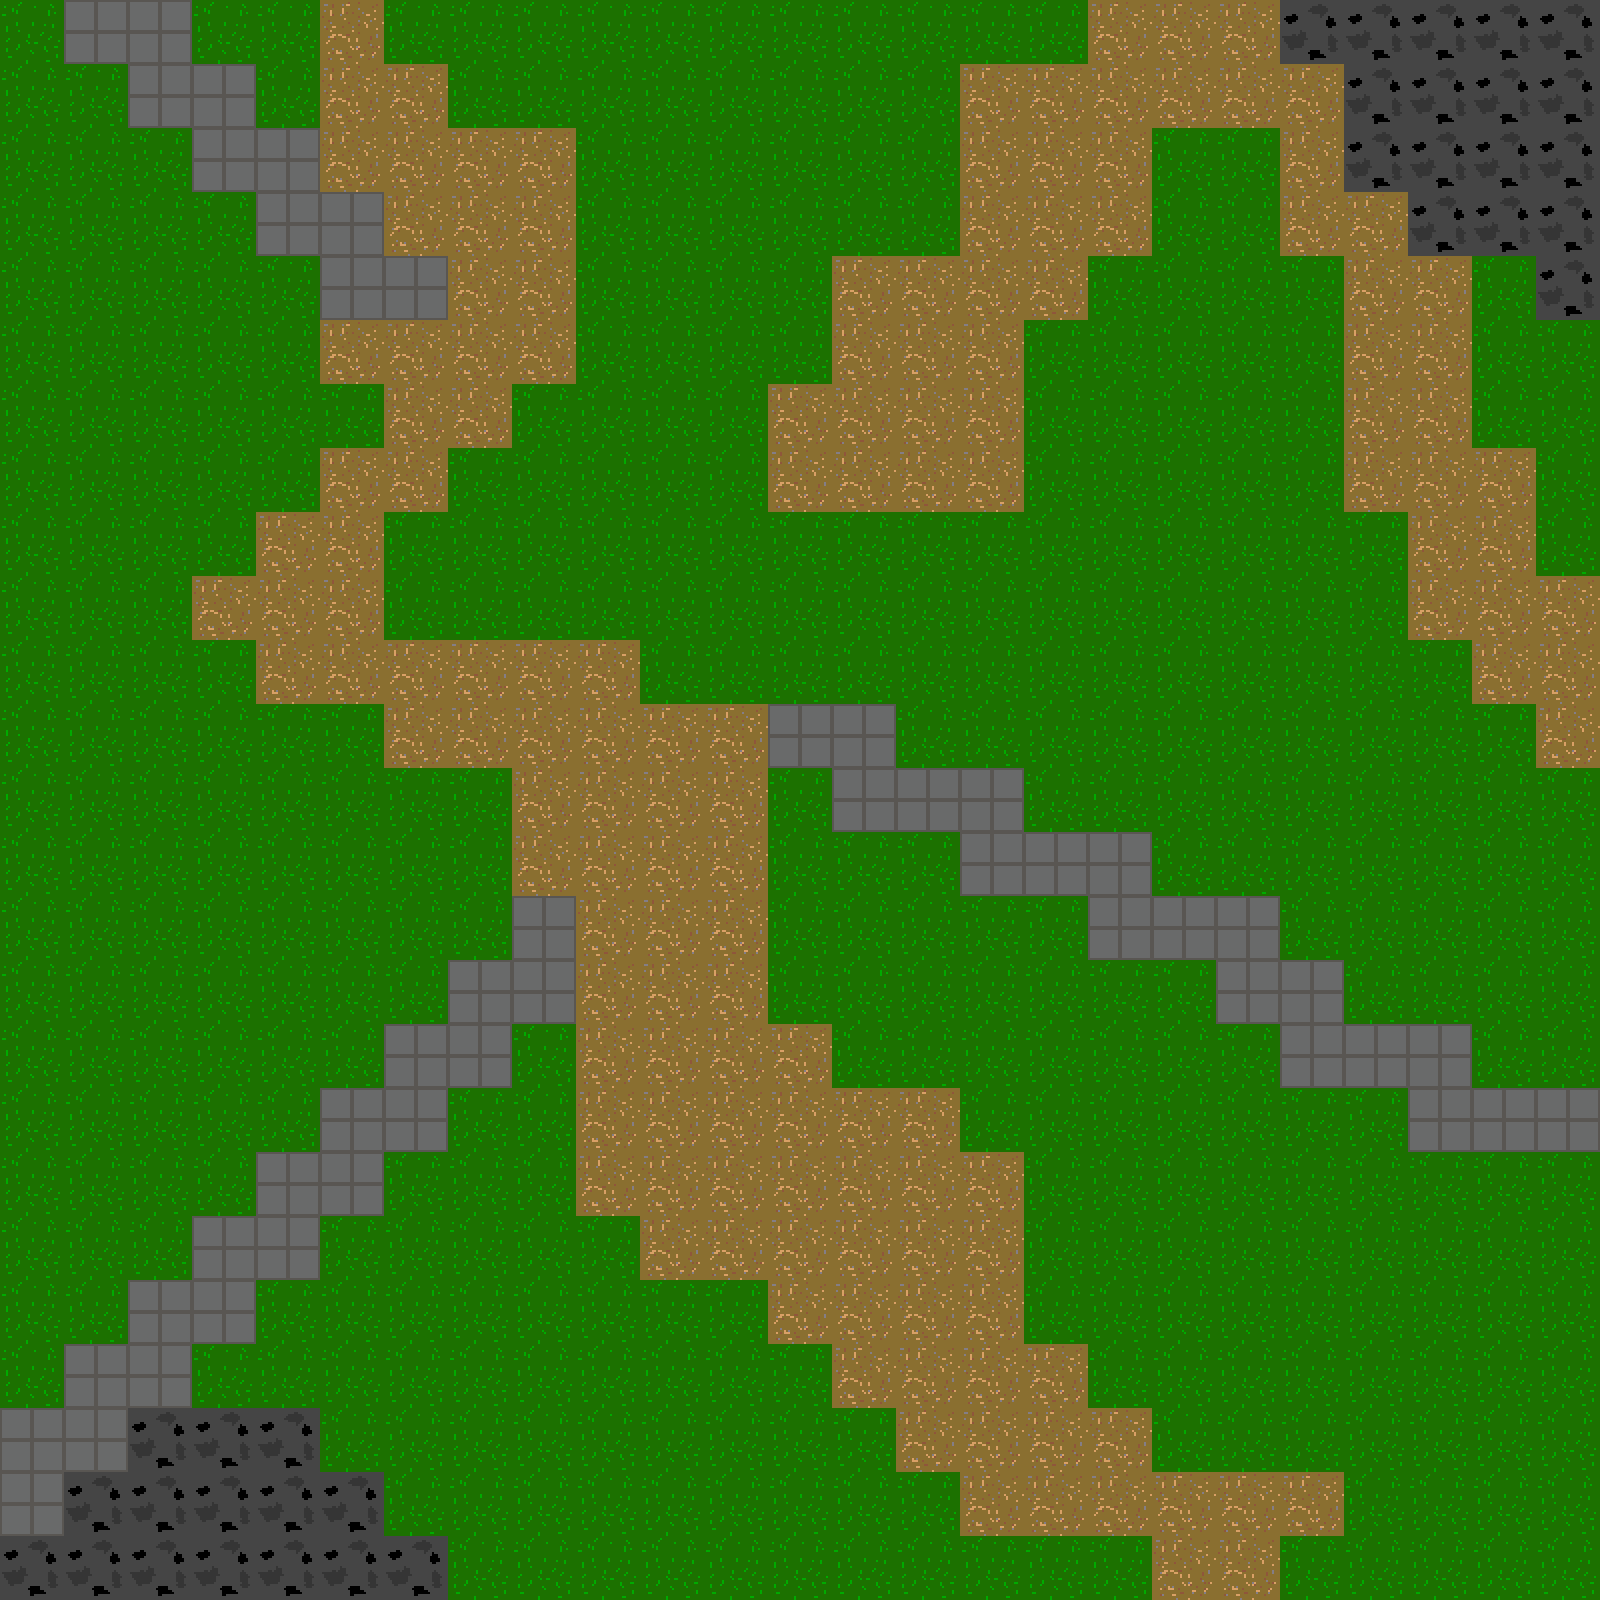

This game map was drawn from its Tiled (.tmx) file and the tilesets committed beside it. A one-line description and the full map source follow:
An orthogonal 25x25 tile map with 64x64 px tiles, 1 tile layer (Tile Layer 1).

<map version="1.10" tiledversion="1.11.2" orientation="orthogonal" renderorder="right-down" width="25" height="25" tilewidth="64" tileheight="64" infinite="0" nextlayerid="3" nextobjectid="1">
 <tileset firstgid="1" name="tdtileset" tilewidth="64" tileheight="64" tilecount="10" columns="0">
  <grid orientation="orthogonal" width="1" height="1" />
  <tile id="1">
   <image source="tiles/dirt.png" width="64" height="64" />
  </tile>
  <tile id="2">
   <image source="tiles/grass.png" width="64" height="64" />
  </tile>
  <tile id="3">
   <image source="tiles/wall.png" width="64" height="64" />
  </tile>
  <tile id="4">
   <image source="tiles/water.png" width="64" height="64" />
  </tile>
  <tile id="5">
   <image source="tiles/stone.png" width="64" height="64" />
  </tile>
  <tile id="6">
   <image source="tiles/crystal.png" width="64" height="64" />
  </tile>
  <tile id="7">
   <image source="tiles/mossystone.png" width="64" height="64" />
  </tile>
  <tile id="8">
   <image source="tiles/sand.png" width="64" height="64" />
  </tile>
  <tile id="9">
   <image source="tiles/sandwithfossils.png" width="64" height="64" />
  </tile>
  <tile id="10">
   <image source="tiles/sedimentrock.png" width="64" height="64" />
  </tile>
 </tileset>
 <layer id="1" name="Tile Layer 1" width="25" height="25">
  <data encoding="csv">
3,4,4,3,3,2,3,3,3,3,3,3,3,3,3,3,3,2,2,2,6,6,6,6,6,
3,3,4,4,3,2,2,3,3,3,3,3,3,3,3,2,2,2,2,2,2,6,6,6,6,
3,3,3,4,4,2,2,2,2,3,3,3,3,3,3,2,2,2,3,3,2,6,6,6,6,
3,3,3,3,4,4,2,2,2,3,3,3,3,3,3,2,2,2,3,3,2,2,6,6,6,
3,3,3,3,3,4,4,2,2,3,3,3,3,2,2,2,2,3,3,3,3,2,2,3,6,
3,3,3,3,3,2,2,2,2,3,3,3,3,2,2,2,3,3,3,3,3,2,2,3,3,
3,3,3,3,3,3,2,2,3,3,3,3,2,2,2,2,3,3,3,3,3,2,2,3,3,
3,3,3,3,3,2,2,3,3,3,3,3,2,2,2,2,3,3,3,3,3,2,2,2,3,
3,3,3,3,2,2,3,3,3,3,3,3,3,3,3,3,3,3,3,3,3,3,2,2,3,
3,3,3,2,2,2,3,3,3,3,3,3,3,3,3,3,3,3,3,3,3,3,2,2,2,
3,3,3,3,2,2,2,2,2,2,3,3,3,3,3,3,3,3,3,3,3,3,3,2,2,
3,3,3,3,3,3,2,2,2,2,2,2,4,4,3,3,3,3,3,3,3,3,3,3,2,
3,3,3,3,3,3,3,3,2,2,2,2,3,4,4,4,3,3,3,3,3,3,3,3,3,
3,3,3,3,3,3,3,3,2,2,2,2,3,3,3,4,4,4,3,3,3,3,3,3,3,
3,3,3,3,3,3,3,3,4,2,2,2,3,3,3,3,3,4,4,4,3,3,3,3,3,
3,3,3,3,3,3,3,4,4,2,2,2,3,3,3,3,3,3,3,4,4,3,3,3,3,
3,3,3,3,3,3,4,4,3,2,2,2,2,3,3,3,3,3,3,3,4,4,4,3,3,
3,3,3,3,3,4,4,3,3,2,2,2,2,2,2,3,3,3,3,3,3,3,4,4,4,
3,3,3,3,4,4,3,3,3,2,2,2,2,2,2,2,3,3,3,3,3,3,3,3,3,
3,3,3,4,4,3,3,3,3,3,2,2,2,2,2,2,3,3,3,3,3,3,3,3,3,
3,3,4,4,3,3,3,3,3,3,3,3,2,2,2,2,3,3,3,3,3,3,3,3,3,
3,4,4,3,3,3,3,3,3,3,3,3,3,2,2,2,2,3,3,3,3,3,3,3,3,
4,4,6,6,6,3,3,3,3,3,3,3,3,3,2,2,2,2,3,3,3,3,3,3,3,
4,6,6,6,6,6,3,3,3,3,3,3,3,3,3,2,2,2,2,2,2,3,3,3,3,
6,6,6,6,6,6,6,3,3,3,3,3,3,3,3,3,3,3,2,2,3,3,3,3,3
</data>
 </layer>
</map>
